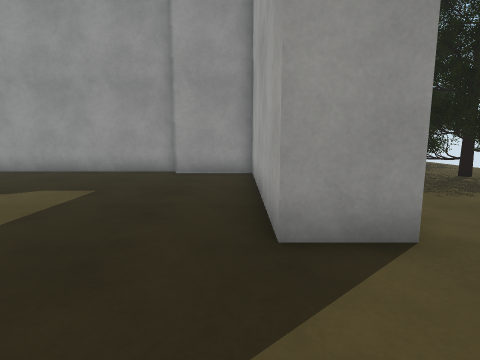
View 1 (above)

16 first-person views from a walk through a Unity game level. The camera is 1.2 m above the floor, tilts 8° down and sees 80° across. The floor is counted in squares, 1 m on a side. Each view is taken from the middle of a square. On the plan, view 1 faces up. The plan holds only what a view shows up to about 13 squares ahead; the rest is blank. The place goes on beyond the plan. The player character is not drawn. Some surface patterns are stand-ins.

View 2
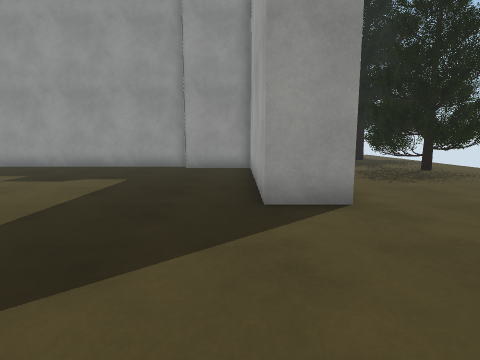

View 3
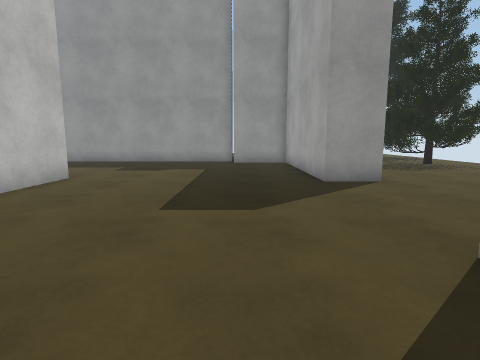

View 4
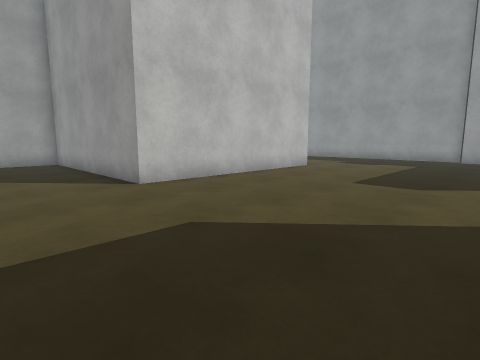

View 5
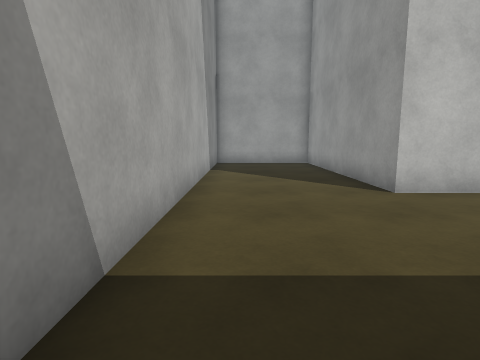

View 6
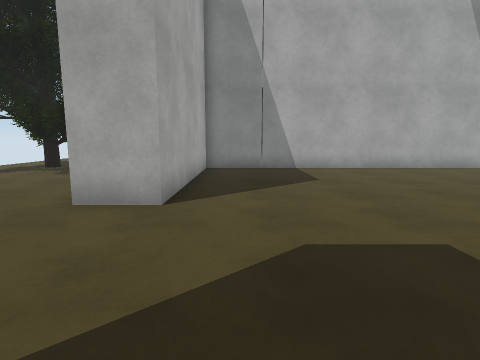

View 7
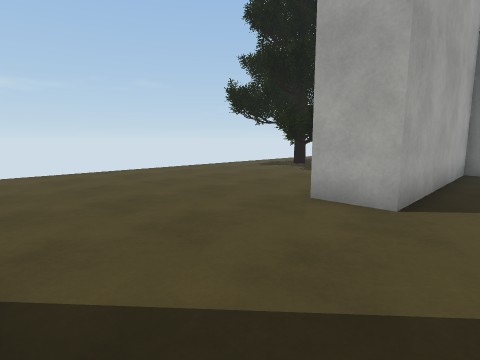

View 8
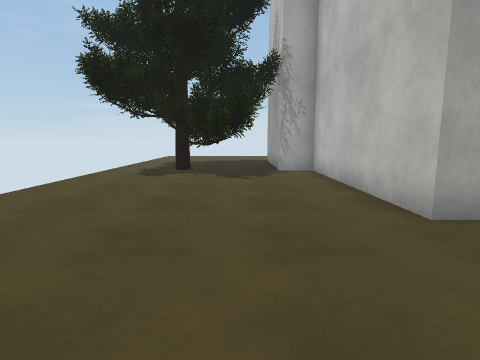

View 9
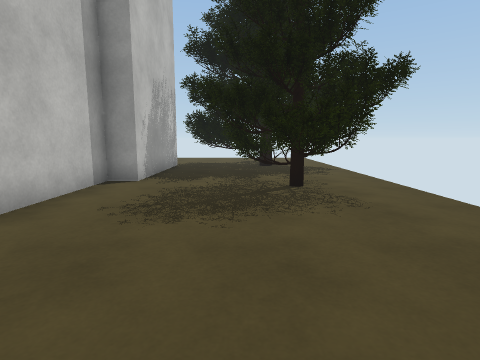

View 10
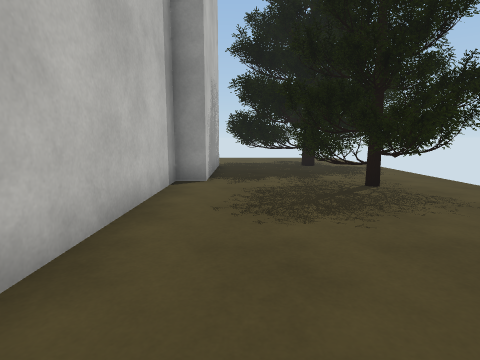

View 11
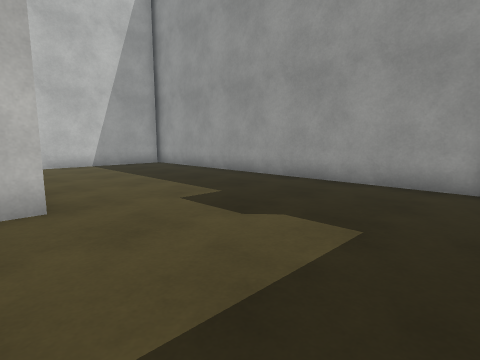

View 12
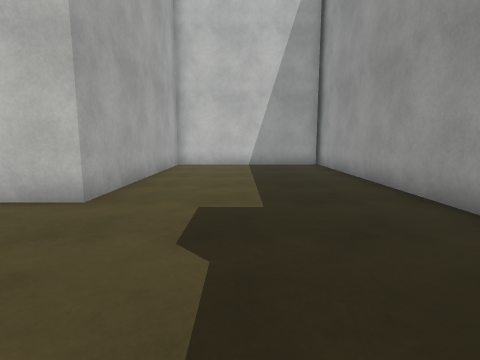

View 13
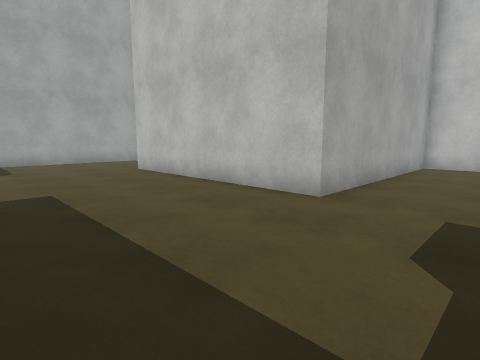

View 14
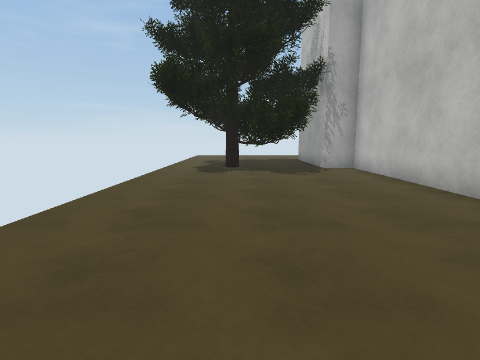

View 15
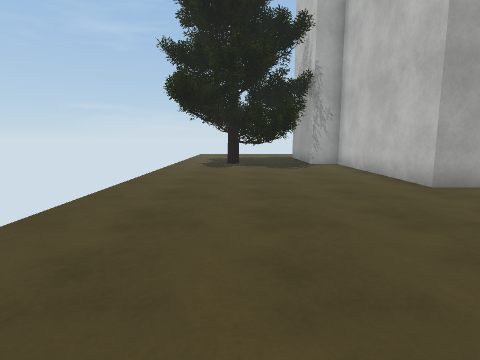

View 16
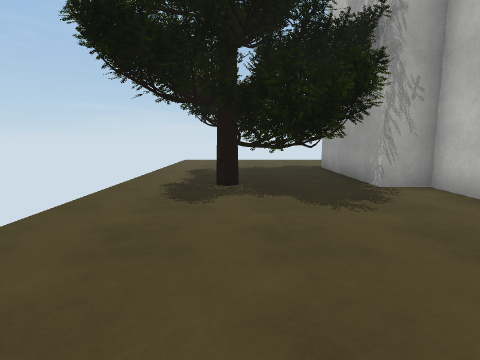

### Floor plan
Key: @ floor where view 1 was taken; # wall or solid block; . floor; O other object.
Columns run from 15 left of view 1 to 11 right of it. Each row starts with its distance up from view 1.
 16                   O OO
 15                   OOOOOOO
 14                   O.O.OOOO
 13                   O...OOO
 12                   O...  ..
 11 #############O    O..OOOO.
 10 .............OOO #O..OOOO.
  9 ................##...OOOO.
  8 ................##...OOOO.
  7 ................##....OO..
  6 ................##........
  5 ................##.......
  4 OOOOOOOO........##......
  3        O........##.......
  2        O..................
  1        O..................
  0        O.......@..........
 -1        O..................
 -2        O........##........
 -3        O........##........
 -4 OOOOOOOO........##........
 -5 ................##........
 -6 ................##...O....
 -7 ................##..OO....
 -8  ...............##..OOOO..O
 -9  ############OOO #O.OOO...O
-10                   O..O#O..O
-11                   O...OO..
-12                   O...OO..
-13                   O...  ..
-14                   O.......
-15                    .... ..

Positions as (right, up) in squares from view 1, and headings:
1: (0, 0), facing up
2: (0, -2), facing up
3: (-2, -5), facing up
4: (0, -8), facing up-left
5: (-1, -8), facing left
6: (-1, 3), facing down
7: (-1, 3), facing down-right
8: (5, 2), facing down
9: (6, 2), facing up
10: (4, 2), facing up
11: (-2, 3), facing up-left
12: (-2, 7), facing left
13: (-2, 7), facing down-left
14: (7, 3), facing down
15: (7, 5), facing down
16: (7, -2), facing down
